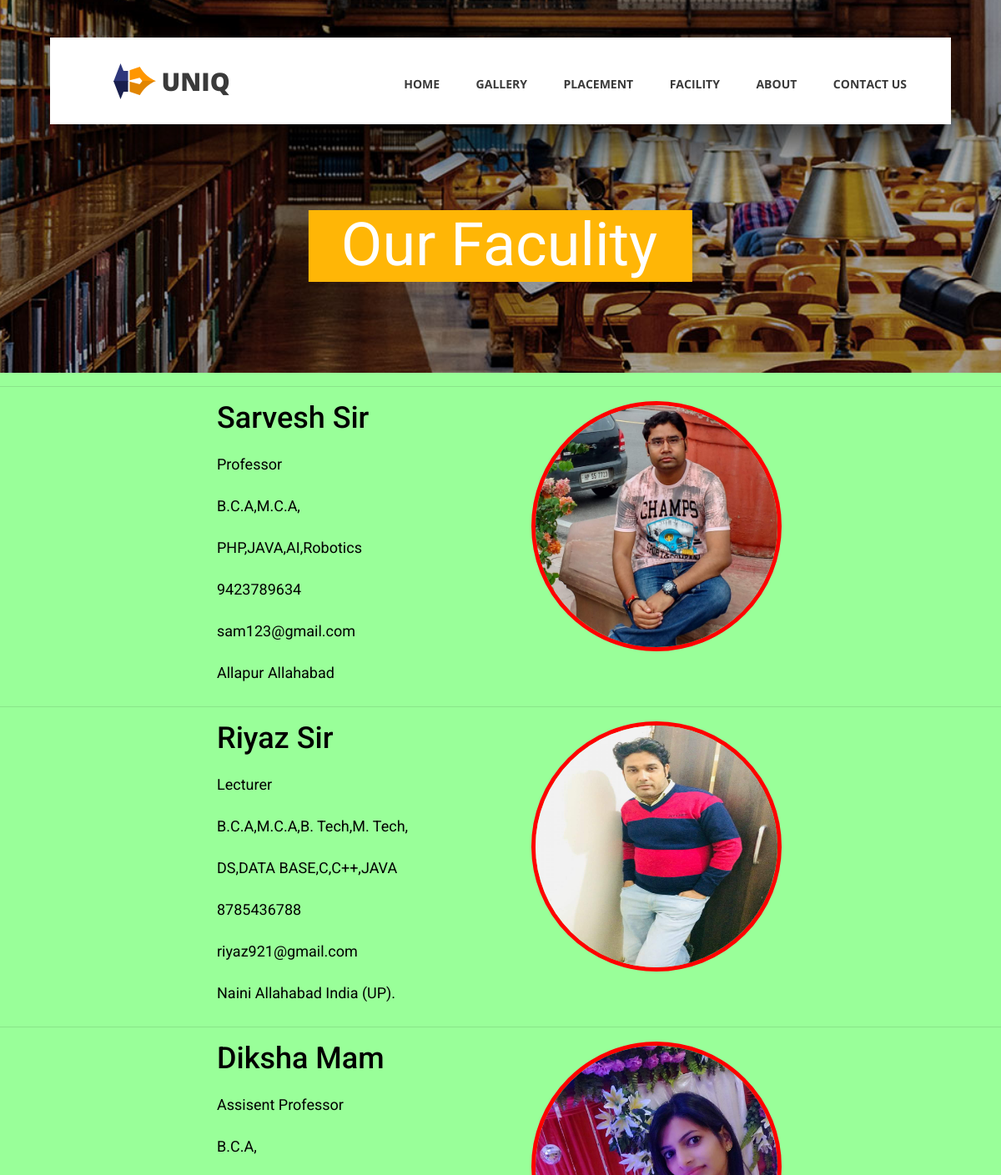
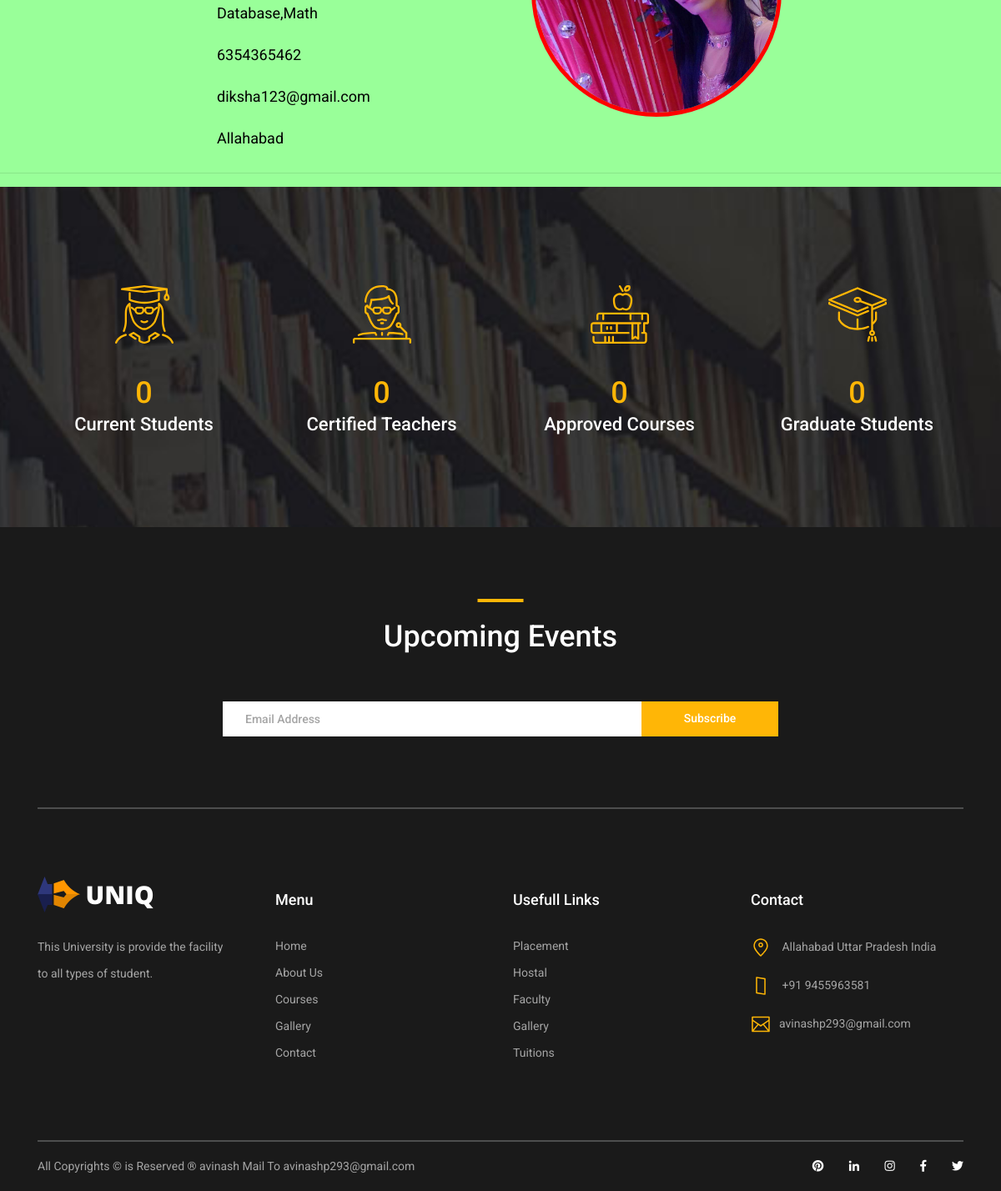
The app's page /university/faculty.php with its own data (2 pictures, top to bottom).
### tables this page shows
CREATE TABLE IF NOT EXISTS `faculty` (
  `faculty_id` int(11) NOT NULL auto_increment,
  `faculty_name` varchar(255) NOT NULL,
  `faculty_email` varchar(255) NOT NULL,
  `faculty_gen` varchar(255) NOT NULL,
  `faculty_add` varchar(255) NOT NULL,
  `faculty_qual` varchar(255) NOT NULL,
  `faculty_contact` varchar(255) NOT NULL,
  `faculty_user` varchar(255) NOT NULL,
  `faculty_interest` varchar(255) NOT NULL,
  `faculty_pass` varchar(255) NOT NULL,
  `faculty_cpass` varchar(255) NOT NULL,
  `faculty_post` varchar(255) NOT NULL,
  `faculty_experince` varchar(255) NOT NULL,
  `faculty_ques` varchar(255) NOT NULL,
  `faculty_ans` varchar(255) NOT NULL,
  `faculty_image` varchar(255) NOT NULL,
  `faculty_status` int(11) NOT NULL,
  PRIMARY KEY  (`faculty_id`)
);

CREATE TABLE IF NOT EXISTS `faculty_post` (
  `post_id` int(11) NOT NULL auto_increment,
  `post_name` varchar(255) NOT NULL,
  PRIMARY KEY  (`post_id`)
);

### university/includes/functions.php (called while the page is built, shortened)
<?php include("db_connect.php");
function get_value($table,$col_id,$col_name,$sel)
{
  $sql="select $col_name from $table where $col_id='$sel'";
  $rs=mysql_query($sql) or die(mysql_error());
  if(mysql_num_rows($rs))
  {
  $data=mysql_fetch_assoc($rs) or die(mysql_error());
  return $data[$col_name];
  }
}
function get_multi_value($table,$col_id,$col_name,$sel)
{
  $sql="select $col_name from $table where $col_id in($sel)";
  $rs=mysql_query($sql) or die(mysql_error());
  $multi_value=" ";
  while($data=mysql_fetch_assoc($rs))
  {
    $multi_value.=$data[$col_name].",";
  }
  return $multi_value;
}
?>

### university/faculty.php (the view, shortened to what this page needs)
<?php include("includes/db_connect.php");
include("includes/functions.php");
 ?>
<!DOCTYPE html>
<html lang="en">
<head>
<link rel="stylesheet" type="text/css" href="styles/bootstrap4/bootstrap.min.css">
<link href="plugins/fontawesome-free-5.0.1/css/fontawesome-all.css" rel="stylesheet" type="text/css">
<link rel="stylesheet" type="text/css" href="styles/teachers_styles.css">
<link rel="stylesheet" type="text/css" href="styles/teachers_responsive.css">
</head>
<body>
<div class="super_container">
	<header class="header d-flex flex-row">
		<div class="header_content d-flex flex-row align-items-center">
			<div class="logo_container">
				<div class="logo">
					<img src="images/logo.png" alt="">
					<span>uniq</span>
				</div>
			</div>
			<nav class="main_nav_container">
				<div class="main_nav">
					<ul class="main_nav_list">
						<li class="main_nav_item"><a href="index.php">home</a></li>
						<li class="main_nav_item"><a href="gallery.php">Gallery</a></li>
						<li class="main_nav_item"><a href="courses.php">placement</a></li>
						<li class="main_nav_item"><a href="facility.php">facility</a></li>
						<li class="main_nav_item"><a href="#">About</a></li>
						<li class="main_nav_item"><a href="contact.php">contact us</a></li>
					</ul>
				</div>
			</nav>
		</div>
	</header>
	<div class="home">
		<div class="home_background_container prlx_parent">
			<div class="home_background prlx" style="background-image:url(images/teachers_background.jpg)"></div>
		</div>
		<div class="home_content">
			<h1>Our Faculity</h1>
		</div>
	</div>
    <?php
	$sql="select *from faculty where faculty_status=1";
	$rs=mysql_query($sql);
	while($data=mysql_fetch_assoc($rs))
	{
    ?>
    <center><hr>
<table align="center">
  <tr>
    <td width="48%"><div align="left"><h1><?php echo $data[faculty_name];?></h1></div></td>
    <td width="42%" rowspan="6"><div align="center">
	<img id="f_img" src="_admin/uploads/<?php echo $data[faculty_image];?>">
	</div></td>
  </tr>
  <tr>
    <td><?php echo get_value("faculty_post","post_id","post_name",$data[faculty_post]);?></td>
  </tr>
  <tr>
  <td>
  <?php echo get_multi_value("qualification_faculty", "qual_id", "qual_name", $data[faculty_qual]); ?>
  </td>
  </tr>
  <tr>
    <td><?php echo $data[faculty_interest];?></td>
  </tr>
  <tr>
    <td><?php echo $data[faculty_contact];?></td>
  </tr>
  <tr>
    <td><?php echo $data[faculty_email];?></td>
  </tr>
  <tr>
    <td><?php echo $data[faculty_add];?></td>
  </tr>
</table>
    </center>
	<?php } ?>
<hr>
	<div class="milestones">
		<div class="milestones_background" style="background-image:url(images/milestones_background.jpg)"></div>
		<div class="container">
			<div class="row">
				<div class="col-lg-3 milestone_col">
					<div class="milestone text-center">
						<div class="milestone_icon"><img src="images/milestone_1.svg" alt="https://www.flaticon.com/authors/zlatko-najdenovski"></div>
						<div class="milestone_counter" data-end-value="750">0</div>
						<div class="milestone_text">Current Students</div>
					</div>
				</div>
				<div class="col-lg-3 milestone_col">
					<div class="milestone text-center">
						<div class="milestone_icon"><img src="images/milestone_2.svg" alt="https://www.flaticon.com/authors/zlatko-najdenovski"></div>
						<div class="milestone_counter" data-end-value="120">0</div>
						<div class="milestone_text">Certified Teachers</div>
					</div>
				</div>
				<div class="col-lg-3 milestone_col">
					<div class="milestone text-center">
						<div class="milestone_icon"><img src="images/milestone_3.svg" alt="https://www.flaticon.com/authors/zlatko-najdenovski"></div>
						<div class="milestone_counter" data-end-value="39">0</div>
						<div class="milestone_text">Approved Courses</div>
					</div>
				</div>
				<div class="col-lg-3 milestone_col">
					<div class="milestone text-center">
						<div class="milestone_icon"><img src="images/milestone_4.svg" alt="https://www.flaticon.com/authors/zlatko-najdenovski"></div>
						<div class="milestone_counter" data-end-value="3500" data-sign-before="+">0</div>
						<div class="milestone_text">Graduate Students</div>
					</div>
				</div>
			</div>
		</div>
	</div>
	<footer class="footer">
		<div class="container">
			<div class="newsletter">
				<div class="row">
					<div class="col">
						<div class="section_title text-center">
							<h1>Upcoming Events</h1>
						</div>
					</div>
				</div>
				<div class="row">
					<div class="col text-center">
						<div class="newsletter_form_container mx-auto">
							<form action="post">
								<div class="newsletter_form d-flex flex-md-row flex-column flex-xs-column align-items-center justify-content-center">
									<input id="newsletter_email" class="newsletter_email" type="email" placeholder="Email Address" required="required" data-error="Valid email is required.">
									<button id="newsletter_submit" type="submit" class="newsletter_submit_btn trans_300" value="Submit">Subscribe</button>
								</div>
							</form>
						</div>
					</div>
				</div>
			</div>
			<div class="footer_content">
				<div class="row">
					<div class="col-lg-3 footer_col">
						<div class="logo_container">
							<div class="logo">
								<img src="images/logo.png" alt="">
								<span>uniq</span>
							</div>
						</div>
						<p class="footer_about_text">This University is provide the facility to all types of student.</p>
					</div>
					<div class="col-lg-3 footer_col">
						<div class="footer_column_title">Menu</div>
						<div class="footer_column_content">
							<ul>
								<li class="footer_list_item"><a href="index.php">Home</a></li>
								<li class="footer_list_item"><a href="#">About Us</a></li>
								<li class="footer_list_item"><a href="courses.php">Courses</a></li>
								<li class="footer_list_item"><a href="gallery.php">Gallery</a></li>
								<li class="footer_list_item"><a href="contact.php">Contact</a></li>
							</ul>
						</div>
					</div>
					<div class="col-lg-3 footer_col">
						<div class="footer_column_title">Usefull Links</div>
						<div class="footer_column_content">
							<ul>
								<li class="footer_list_item"><a href="#">Placement</a></li>
								<li class="footer_list_item"><a href="#">Hostal</a></li>
								<li class="footer_list_item"><a href="faculty.html">Faculty</a></li>
								<li class="footer_list_item"><a href="gallery.php">Gallery</a></li>
								<li class="footer_list_item"><a href="#">Tuitions</a></li>
							</ul>
						</div>
					</div>
					<div class="col-lg-3 footer_col">
						<div class="footer_column_title">Contact</div>
						<div class="footer_column_content">
							<ul>
								<li class="footer_contact_item">
									<div class="footer_contact_icon">
										<img src="images/placeholder.svg" alt="https://www.flaticon.com/authors/lucy-g">
									</div>
									Allahabad Uttar Pradesh India
								</li>
								<li class="footer_contact_item">
									<div class="footer_contact_icon">
										<img src="images/smartphone.svg" alt="https://www.flaticon.com/authors/lucy-g">
									</div>
								    +91 9455963581
								</li>
								<li class="footer_contact_item">
									<div class="footer_contact_icon">
										<img src="images/envelope.svg" alt="https://www.flaticon.com/authors/lucy-g">
									</div>avinashp293@gmail.com
								</li>
							</ul>
						</div>
					</div>
				</div>
			</div>
			<div class="footer_bar d-flex flex-column flex-sm-row align-items-center">
				<div class="footer_copyright">
					<span>All Copyrights © is Reserved ® avinash Mail To avinashp293@gmail.com
                    </span>
				</div>
				<div class="footer_social ml-sm-auto">
					<ul class="menu_social">
						<li class="menu_social_item"><a href="#"><i class="fab fa-pinterest"></i></a></li>
						<li class="menu_social_item"><a href="#"><i class="fab fa-linkedin-in"></i></a></li>
						<li class="menu_social_item"><a href="#"><i class="fab fa-instagram"></i></a></li>
						<li class="menu_social_item"><a href="#"><i class="fab fa-facebook-f"></i></a></li>
						<li class="menu_social_item"><a href="#"><i class="fab fa-twitter"></i></a></li>
					</ul>
				</div>
			</div>
		</div>
	</footer>
</div>
</body>
</html>

### university/styles/teachers_responsive.css (style rules this page uses)
@media only screen and (max-width: 1380px) { .header { width: 1200px; } }
@media only screen and (max-width: 1380px) { .header_content { width: calc(100% - 219px); } }
@media only screen and (max-width: 1380px) { .main_nav_container { padding-right: 63px; } }
@media only screen and (max-width: 1280px) { .header { width: 90%; } }
@media only screen and (max-width: 1280px) { .header_content { width: 100%; } }
@media only screen and (max-width: 1280px) { .main_nav_container { padding-right: 53px; } }

### university/faculty.php (style rules this page uses)
body { background-color:#99FF99; }
table { border-collapse: collapse; width:700px; height:200px; background-color:#99FF99; color:#000000; }
th, td { padding-top:0px; padding-left:10px; padding-bottom:0px; text-align:left; height:50px; font-size:18px; }
#f_img { height:300px; width:300px; border:5px solid red; border-radius:50%; }

### records on screen
faculty: faculty_name "Sarvesh Sir", faculty_image (picture), faculty_post.post_name "Professor", data "B.C.A,M.C.A,", faculty_interest "PHP,JAVA,AI,Robotics", faculty_contact "9423789634", faculty_email "sam123@gmail.com", faculty_add "Allapur Allahabad"
faculty: faculty_name "Riyaz Sir", faculty_image (picture), faculty_post.post_name "Lecturer", data "B.C.A,M.C.A,B. Tech,M. Tech,", faculty_interest "DS,DATA BASE,C,C++,JAVA", faculty_contact "8785436788", faculty_email "riyaz921@gmail.com", faculty_add "Naini Allahabad India (UP)."
faculty: faculty_name "Diksha Mam", faculty_image (picture), faculty_post.post_name "Assisent Professor", data "B.C.A,", faculty_interest "Database,Math", faculty_contact "6354365462", faculty_email "diksha123@gmail.com", faculty_add "Allahabad"
